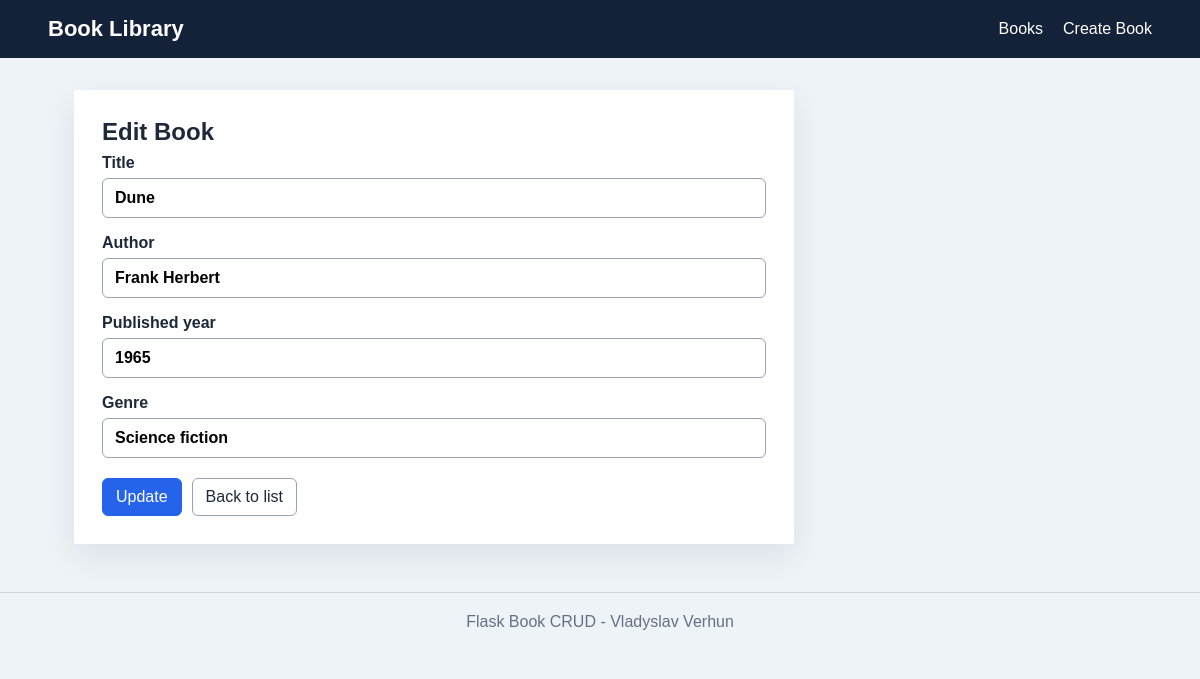
The app's page /books/4/edit with its own data.
### tables this page shows
CREATE TABLE books (
            id INTEGER PRIMARY KEY AUTOINCREMENT,
            title TEXT NOT NULL,
            author TEXT NOT NULL,
            published_year INTEGER NOT NULL,
            genre TEXT NOT NULL
        );

### app.py (the view, shortened to what this page needs)
@app.route("/books/<int:book_id>/edit", methods=["GET", "POST"])
def book_edit(book_id):
    conn = get_db_connection()
    book = conn.execute("SELECT * FROM books WHERE id = ?", (book_id,)).fetchone()
    if book is None:
        conn.close()
        return "Book not found", 404
    conn.close()
    return render_template("books/edit.html", book=book)

### app.py (called while the page is built)
def get_db_connection():
    conn = sqlite3.connect(DATABASE)
    conn.row_factory = sqlite3.Row
    return conn

### templates/books/edit.html (shortened to what this page needs)
{% extends "base.html" %}
{% block content %}
    <section class="form-card">
        <h1>Edit Book</h1>
        <form method="post">
            <label>
                Title
                <input type="text" name="title" value="{{ book.title }}" required>
            </label>
            <label>
                Author
                <input type="text" name="author" value="{{ book.author }}" required>
            </label>
            <label>
                Published year
                <input type="number" name="published_year" value="{{ book.published_year }}" required>
            </label>
            <label>
                Genre
                <input type="text" name="genre" value="{{ book.genre }}" required>
            </label>
            <div class="button-row">
                <button class="button primary" type="submit">Update</button>
                <a class="button" href="/books">Back to list</a>
            </div>
        </form>
    </section>
{% endblock %}

### templates/base.html (style rules this page uses)
* { box-sizing: border-box; }
body { margin: 0; background: #eef3f8; color: #1d2939; font-family: Arial, Helvetica, sans-serif; }
h1 { margin: 0 0 8px; }
.button, button { display: inline-block; border: 1px solid #98a2b3; border-radius: 6px; background: #ffffff; color: #1d2939; padding: 9px 13px; font: inherit; text-decoration: none; cursor: pointer; }
.primary { border-color: #2563eb; background: #2563eb; color: #ffffff; }
.detail-card, .form-card { max-width: 720px; padding: 28px; background: #ffffff; box-shadow: 0 12px 30px rgba(16, 24, 40, 0.08); }
label { display: grid; gap: 6px; margin-bottom: 16px; font-weight: 700; }
input { width: 100%; border: 1px solid #98a2b3; border-radius: 6px; padding: 10px 12px; font: inherit; }
.button-row { display: flex; gap: 10px; margin-top: 20px; }

### records on screen
books: title "Dune", author "Frank Herbert", published_year "1965", genre "Science fiction"
